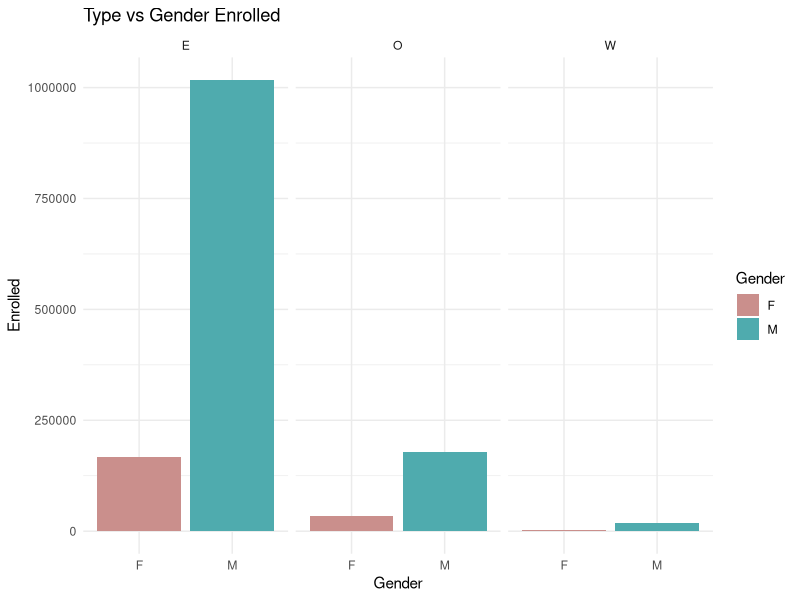
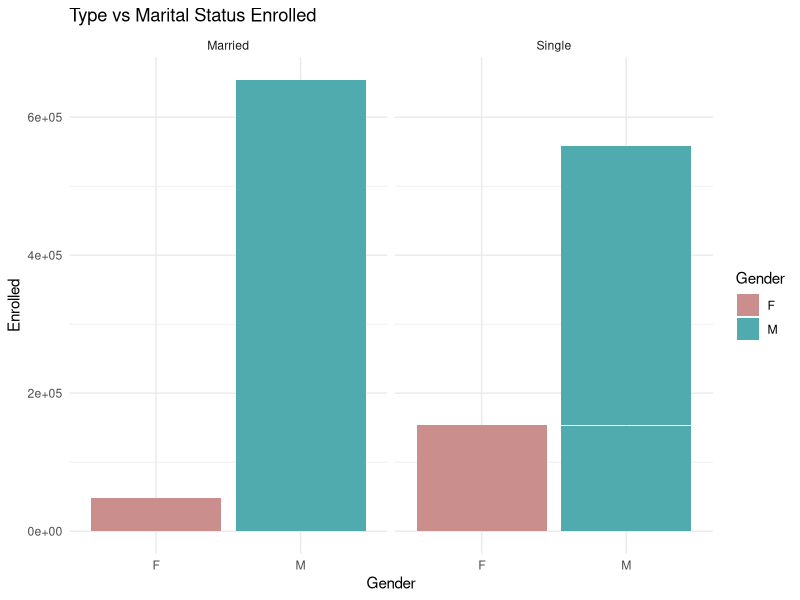
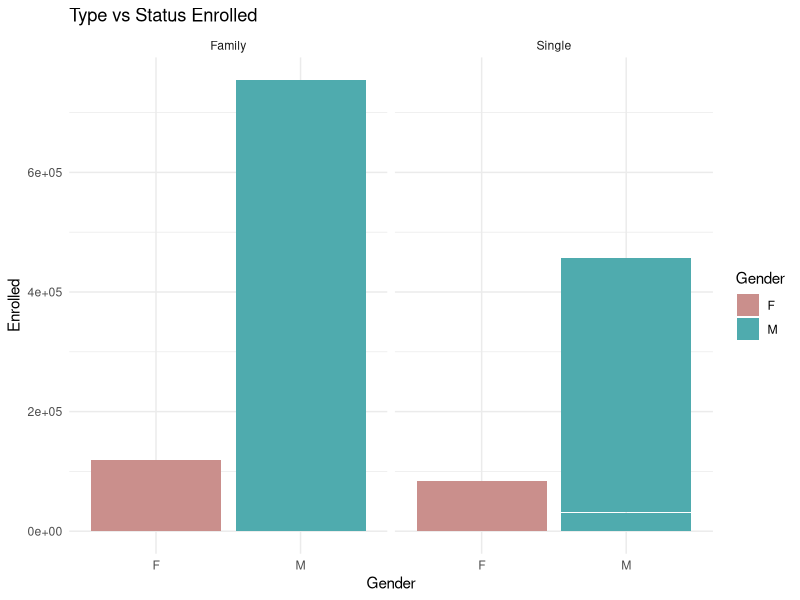

The R script that drew these images, in order:
## ---- chunk 1
library(tidyverse)
## ---- chunk 2
# SNC -> SINGLE NO CHILD; SC <- SINGLE WITH CHILD; JSM <- JOINT SERVICE MARRIAGE; CVM <- CIVILLIAN MARRIAGE; _M <- MALE; _F <- FEMALE; _T <- TOTAL
df <- function(x){
  temp <- readxl:: read_excel("_data/ActiveDuty_MaritalStatus.xls",
                              sheet = sprintf("%s", x),
                              col_names = c("d", "Pay Grade", "SNC_M", "SNC_F", "SNC_T", "SC_M", "SC_F", "SC_T", "JSM_M", "JSM_F", "JSM_T", "CVM_M", "CVM_F",                                                                 "CVM_T", "Total_M", "Total_F", "Total_T")
                                               ) %>%
                              filter(! str_detect(`Pay Grade`,"TOTAL")) %>%
                              select(! starts_with("d")) %>%
                              cbind(Branch = sprintf("%s", x)
                              )
  return (temp)
}
## ---- chunk 3

AirForce_MaritalStatus <- df("AirForce")

MarineCorps_MaritalStatus <- df("MarineCorps")
  
Navy_MaritalStatus <- df("Navy")

Army_MaritalStatus <- df("Army")
  
## ---- chunk 4

Combined_MaritalStatus <- dplyr::bind_rows(AirForce_MaritalStatus, MarineCorps_MaritalStatus, Navy_MaritalStatus, Army_MaritalStatus) %>%
  arrange(`Pay Grade`) %>%
  select(! contains("_T")) %>%
  mutate(Grade = str_extract(`Pay Grade`, '[^-]*$'), Type = str_extract(`Pay Grade`, '^[^-]*[^ -]')) %>%
  select(! contains("Pay")) %>%
  select(! contains("Total"))
Combined_MaritalStatus <- Combined_MaritalStatus[,c("Type", "Grade", "Branch", "SNC_M", "SNC_F", "SC_M", "SC_F", "JSM_M", "JSM_F", "CVM_M", "CVM_F")] %>%
## pivot (newer functions longer and wider), name_palette
  pivot_longer(SNC_M:CVM_F, values_to = "Enrolled", names_to = "Status") %>%
  mutate(
    Plan = ifelse(as.character(Status) == "SNC_M" | as.character(Status) == "SNC_F" , "Single", "Family"), 
    Gender = str_extract(as.character(Status), "[^_]*$"),
    Status = ifelse(str_detect(as.character(Status), "S"), "Single", "Married"),
    Enrolled = as.numeric(Enrolled)
    ) %>%
  filter(! Enrolled == 0)
## ---- chunk 5
Combined_MaritalStatus %>%
  #mutate(Enrolled = log2(Enrolled)) %>%
  ggplot(aes(x = Gender, y = Enrolled, fill = Gender)) + 
  geom_bar(stat = "identity")+
  facet_wrap(vars(Type)) +
  scale_fill_hue(c = 40) +
  labs(title = "Type vs Gender Enrolled") +
  theme_minimal()
## ---- chunk 6
Combined_MaritalStatus %>%
  #mutate(Enrolled = log2(Enrolled)) %>%
  ggplot(aes(x = Gender, y = Enrolled, fill = Gender)) + 
  geom_bar(stat = "identity")+
  facet_wrap(vars(Status)) +
  scale_fill_hue(c = 40) +
  labs(title = "Type vs Marital Status Enrolled") +
  theme_minimal()

Combined_MaritalStatus %>%
  #mutate(Enrolled = log2(Enrolled)) %>%
  ggplot(aes(x = Gender, y = Enrolled, fill = Gender)) + 
  geom_bar(stat = "identity")+
  facet_wrap(vars(Plan)) +
  scale_fill_hue(c = 40) +
  labs(title = "Type vs Status Enrolled") +
  theme_minimal()
